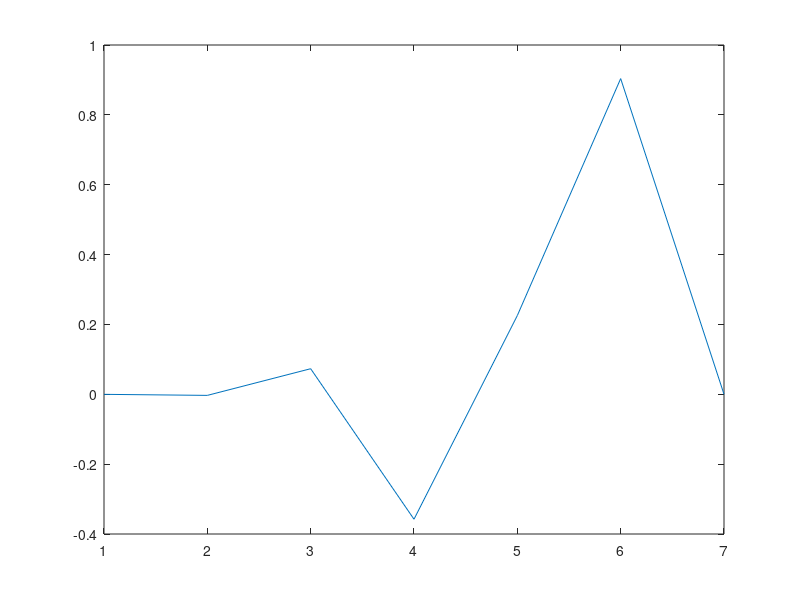

This chart was generated by the following MATLAB code:
x=[0 1 2 3 4 5 6];
y=[0 .8415 .9093 .1411 -.7568 -.9589 -.2794];
sum=0;
for i=1:length(x)
    p=1;
    for j=1:length(x)
        if j~=i
            c = poly(x(j))/(x(i)-x(j));
            p = conv(p,c);
        end
    end
    term = p*y(i);
    sum= sum + term;
end
disp(sum);
figure
plot(sum)